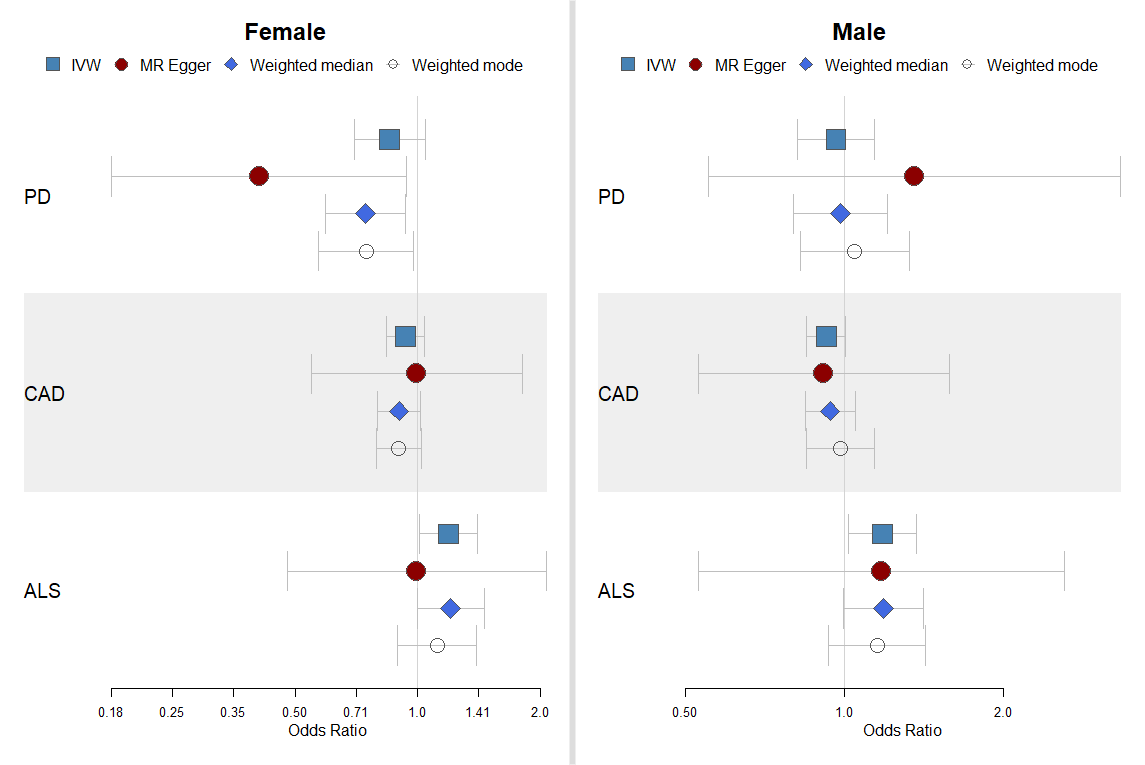

Recreate this plot in R.
#df is a dataframe containing the results of sex-stratified mendelian randomization with the following columns :Outcome, Sex, Method, mean(MR estimation),se, p


df=read.table('MR_results.txt', header=TRUE, sep='\t', dec='.')

library(dplyr)
library(forestplot)
df <- df %>% rename(labeltext = Outcome)

df$beta <- df$mean 
df$mean =exp(df$mean)


df$lower <- exp(df$beta - 1.96 * df$se)
df$upper <- exp(df$beta +1.96 * df$se)



df$`OR (95% CI)` <- ifelse(is.na(df$se), "",
                           sprintf("%.2f (%.2f to %.2f)",
                                   df$mean, df$lower, df$upper))
font ="sans"


fp_female<- df |>
  filter(Sex == "female") |>
  group_by(Method) |>
  forestplot(
    fn.ci_norm = c(fpDrawNormalCI, fpDrawCircleCI,fpDrawDiamondCI,fpDrawPointCI),
    title="Female",
    boxsize = .1,
    vertices=TRUE,
    
    xlog = TRUE,xlab = "Odds Ratio")
fp_male<- df |>
  filter(Sex == "male") |>
  group_by(Method) |>
  forestplot(
    fn.ci_norm = c(fpDrawNormalCI, fpDrawCircleCI,fpDrawDiamondCI,fpDrawPointCI),
    title="Male",
    boxsize = .1,
    vertices=TRUE,
    
    xlog = TRUE,xlab = "Odds Ratio")
library(grid)
grid.newpage()
borderWidth <- unit(4, "pt")
width <- unit(convertX(unit(1, "npc") - borderWidth, unitTo = "npc", valueOnly = TRUE)/2, "npc")
pushViewport(viewport(layout = grid.layout(nrow = 1, 
                                           ncol = 3, 
                                           widths = unit.c(width,
                                                           borderWidth,
                                                           width))
)
)
pushViewport(viewport(layout.pos.row = 1,
                      layout.pos.col = 1))
fp_female |> 
  fp_set_style(box = c("steelblue","darkred","royalblue","darkblue")|> lapply(function(x) gpar(fill = x, col = "#555555")),
               default = gpar(vertices = TRUE),txt_gp = fpTxtGp(label = list(gpar(fontfamily = font,cex=1.25),
                                                                             gpar(fontfamily = "",
                                                                                  col = "#660000")),
                                                                ticks = gpar(fontfamily = "", cex = 0.8),
                                                                xlab  = gpar(fontfamily = font, cex = 1)) )|> 
  
  
  fp_set_zebra_style("#EFEFEF")
upViewport()
pushViewport(viewport(layout.pos.row = 1,
                      layout.pos.col = 2))
grid.rect(gp = gpar(fill = "#dddddd", col = "#eeeeee"))
upViewport()
pushViewport(viewport(layout.pos.row = 1,
                      layout.pos.col = 3))
fp_male |> 
  fp_set_style(box = c("steelblue","darkred","royalblue","darkblue")|> lapply(function(x) gpar(fill = x, col = "#555555")),
               default = gpar(vertices = TRUE),txt_gp = fpTxtGp(label = list(gpar(fontfamily = font,cex=1.25),
                                                                             gpar(fontfamily = "",
                                                                                  col = "#660000")),
                                                                ticks = gpar(fontfamily = "", cex = 0.8),
                                                                xlab  = gpar(fontfamily = font, cex = 1)) )|> 
  
  
  fp_set_zebra_style("#EFEFEF")
upViewport(2)
